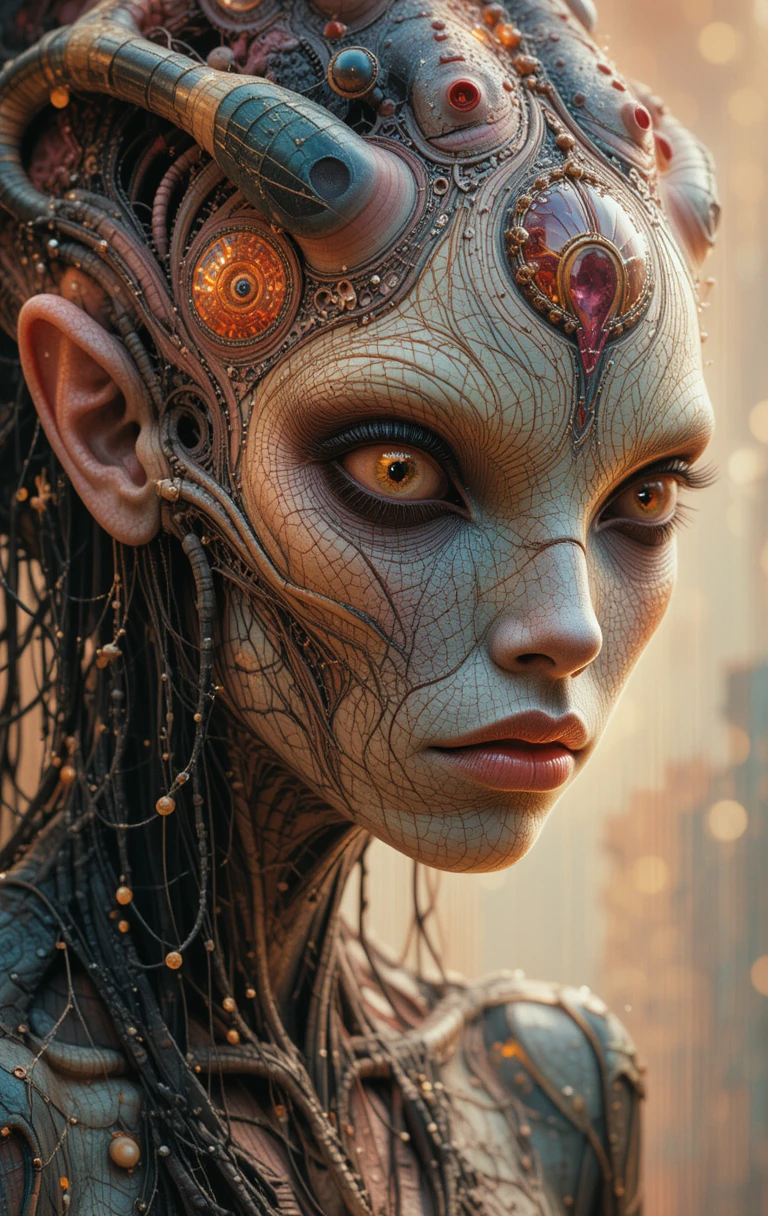
#> input picture uploads/piclumen-1738281716117.png, 768 x 1216 px
$ python spinn.py uploads/piclumen-1738281716117.png uploads/piclumen-1738282028653.png
#> lines starting #> are read from the running program, lines starting #| are printed output that depends on the picture
import cv2
import numpy as np
from sys import argv
import subprocess


def blend_images(image1, image2):
    # Set video parameters
    frame_rate = 30  # Frames per second
    duration_image1 = 2  # seconds
    transition_duration = 4  # seconds
    duration_image2 = 3  # seconds
    total_duration = duration_image1 + transition_duration + duration_image2

    # Calculate number of frames for each section
    num_frames_image1 = frame_rate * duration_image1
    num_frames_transition = frame_rate * transition_duration
    num_frames_image2 = frame_rate * duration_image2

    # Get dimensions of images
    height, width, _ = image1.shape

    # Prepare video writer
    fourcc = cv2.VideoWriter_fourcc(*'mp4v')
    out = cv2.VideoWriter('static/videos/spinn.mp4', fourcc, frame_rate, (width, height))

    # Write first image
    for _ in range(num_frames_image1):
        out.write(image1)

    # Transition effect
    for i in range(num_frames_transition):
        # Calculate the rotation angle
        angle = (i / num_frames_transition) * 360

        # Get the rotation matrix
        M = cv2.getRotationMatrix2D((width // 2, height // 2), angle, 1.0)
        rotated_image1 = cv2.warpAffine(image1, M, (width, height))

        # Blend the images
        alpha = i / num_frames_transition
        blended = cv2.addWeighted(rotated_image1, 1 - alpha, image2, alpha, 0)

        out.write(blended)

    # Write second image
    for _ in range(num_frames_image2):
        out.write(image2)

    # Release video writer
    out.release()
if __name__ == '__main__':
    image1_path = argv[1]
    image2_path = argv[2]
    image1 = cv2.imread(image1_path)
#> image1 is the input picture: shape (1216, 768, 3); mean B, G, R 78.6, 92.3, 108.8
    image2 = cv2.imread(image2_path)
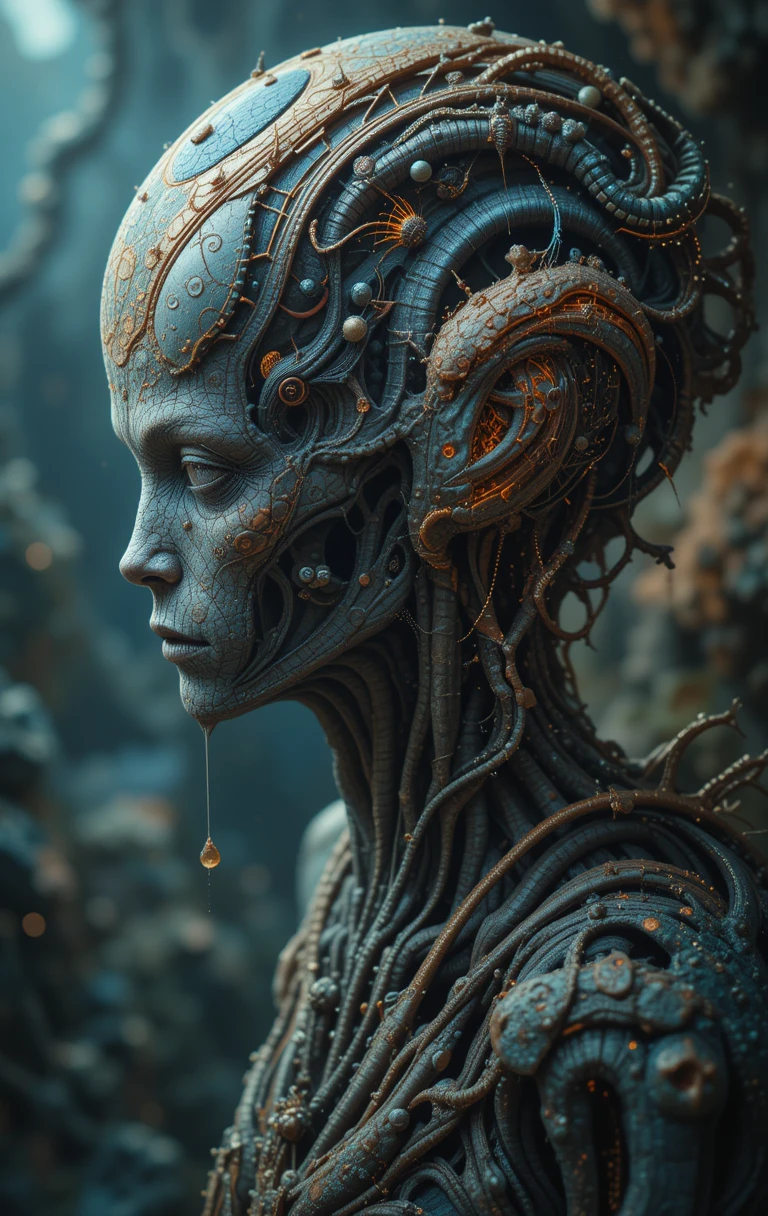
#> input picture uploads/piclumen-1738282028653.png, 768 x 1216 px
#> image2 is the input picture: shape (1216, 768, 3); mean B, G, R 63.3, 64.2, 52.4
    blend_images(image1, image2)
#> the loop in blend_images, `for i in range(num_frames_transition):` made 120 passes
#> pass 2, in blend_images, `rotated_image1 = cv2.warpAffine(image1, M, (width, height))`:
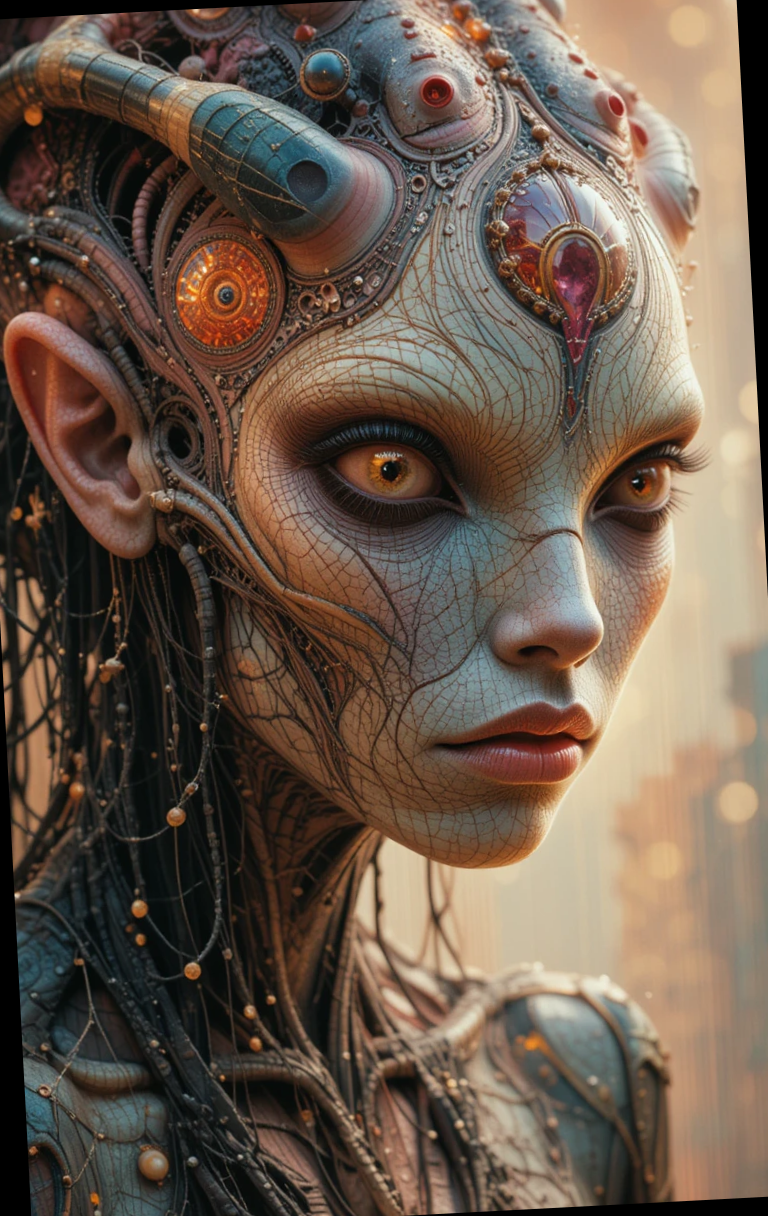
#> rotated_image1: shape (1216, 768, 3); mean B, G, R 76.5, 89.8, 106.1
#> pass 3, in blend_images, `rotated_image1 = cv2.warpAffine(image1, M, (width, height))`:
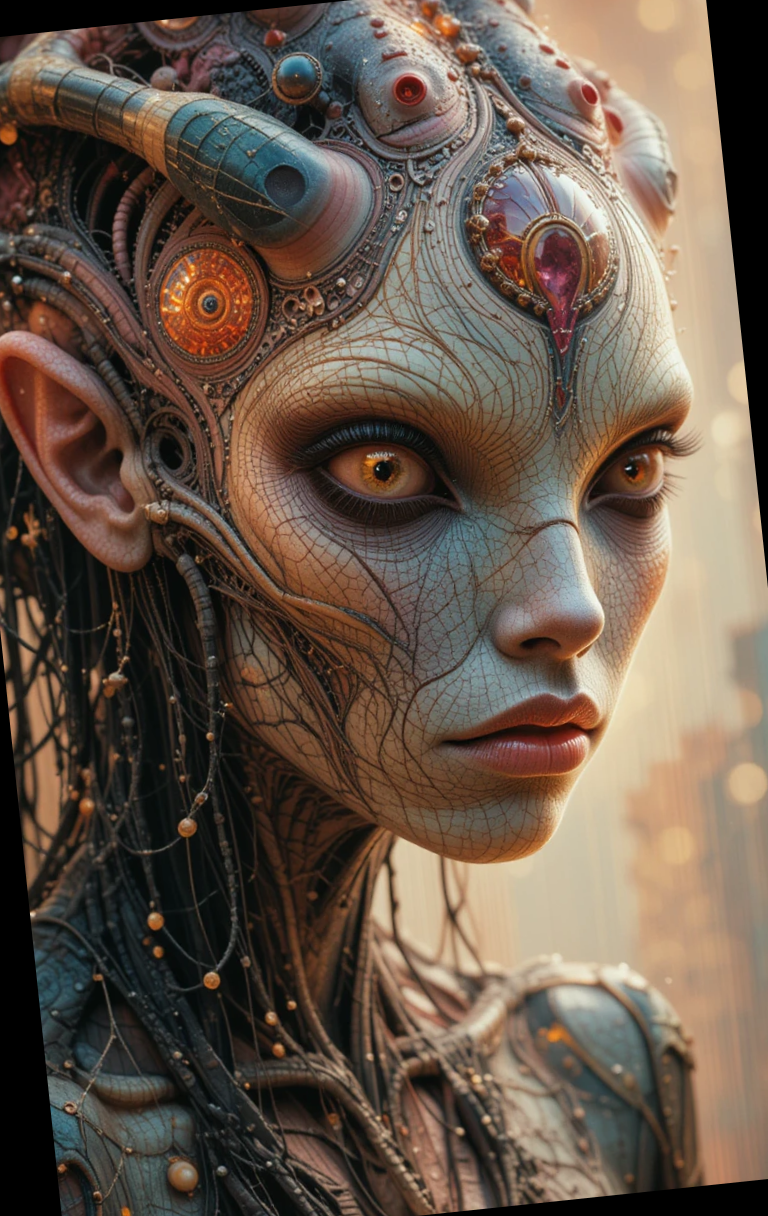
#> rotated_image1: shape (1216, 768, 3); mean B, G, R 74.6, 87.6, 103.4
#> after the loop in blend_images, `for i in range(num_frames_transition):`:
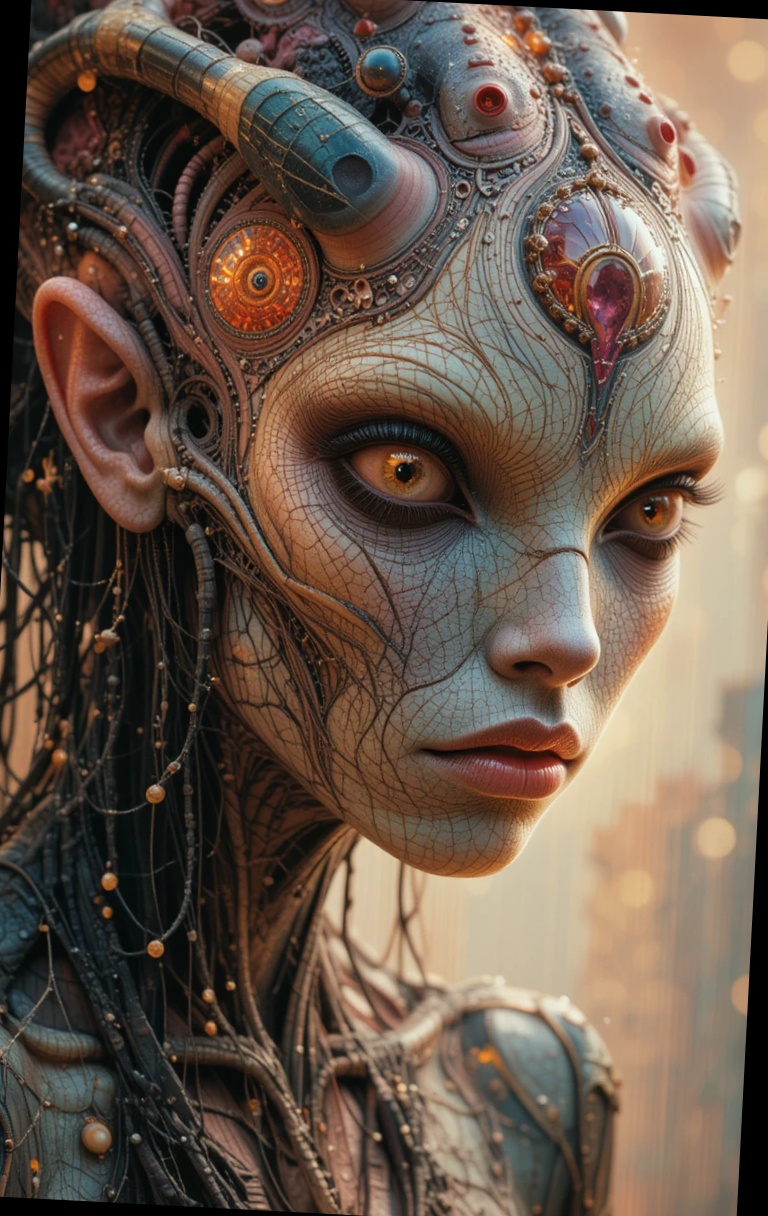
#> rotated_image1: shape (1216, 768, 3); mean B, G, R 76, 89.2, 105.3
    subprocess.call(['vlc', 'static/videos/spinn.mp4'])
#> (this line was passed over: subprocess is not available in this run)
